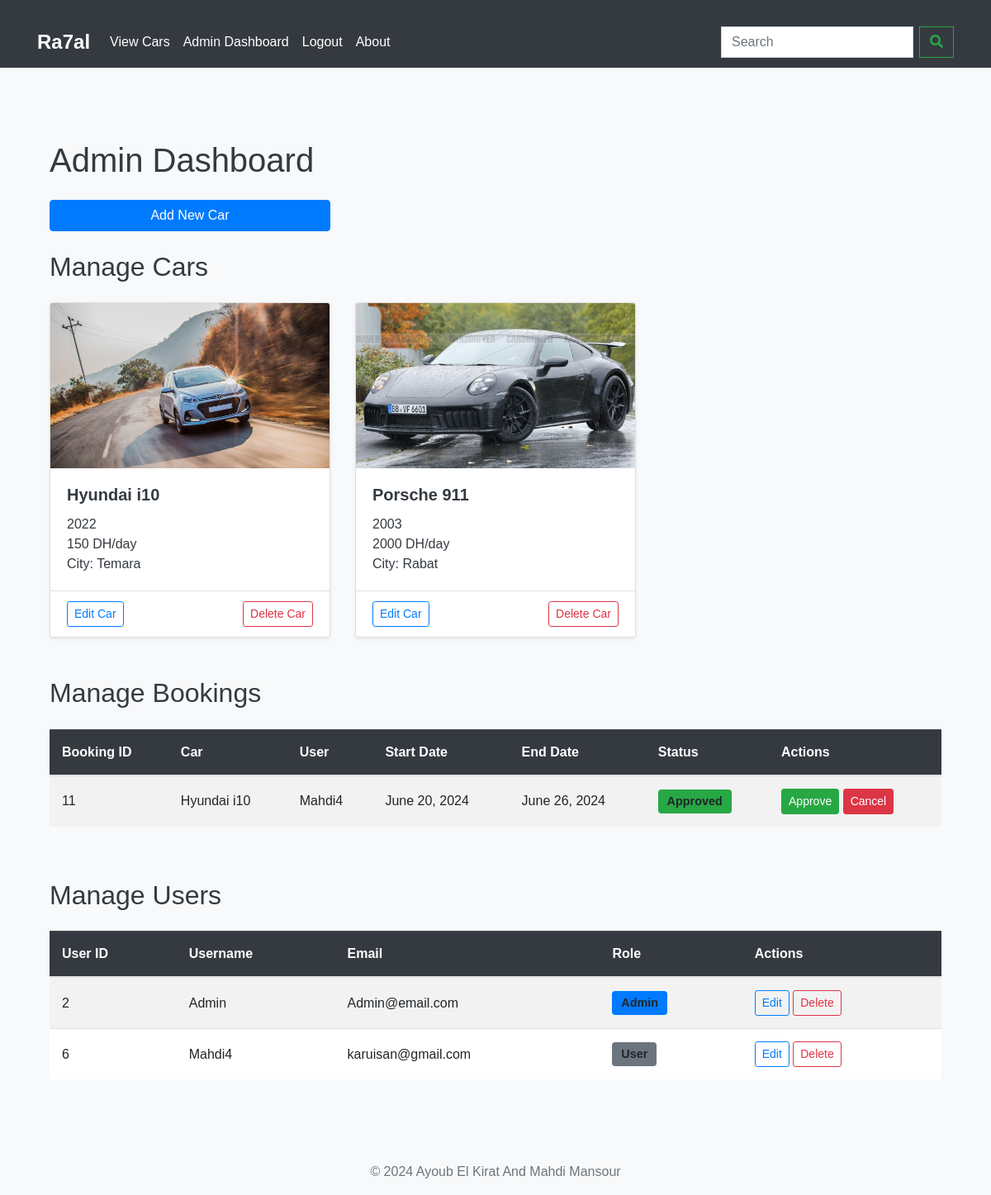
The app's page /admin_dashboard/ (signed in), older data.
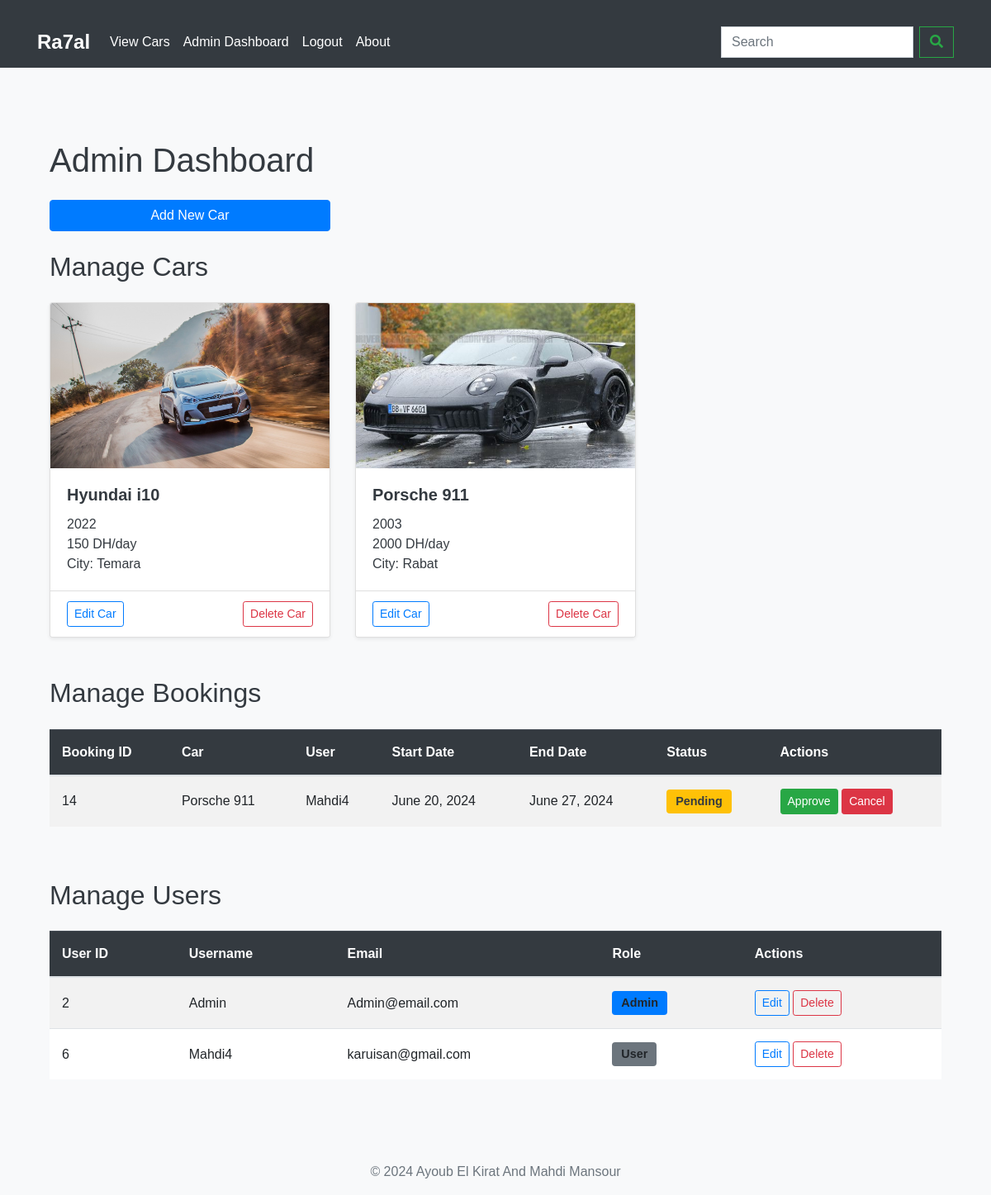
The same page, newer data.
### base/models.py (models this page shows, shortened)
class Car(models.Model):
    id = models.AutoField(primary_key=True)
    name = models.CharField(max_length=100)
    model = models.CharField(max_length=100)
    year = models.IntegerField()
    price = models.IntegerField()
    image = models.ImageField(upload_to='car_images')
    is_available = models.BooleanField(default=True)
    city = models.CharField(max_length=100)
    class Meta:
        ordering = ['name']

class Booking(models.Model):
    id = models.AutoField(primary_key=True)
    user = models.ForeignKey(User, on_delete=models.CASCADE)
    car = models.ForeignKey(Car, on_delete=models.CASCADE)
    start_date = models.DateField()
    end_date = models.DateField()
    is_approved = models.BooleanField(default=False)
    is_active = models.BooleanField(default=True)

### base/views.py (the view)
# urls.py: path('admin_dashboard/', views.admin_dashboard, name='admin_dashboard'),
@staff_member_required
def admin_dashboard(request):
    cars = Car.objects.all()
    bookings = Booking.objects.all()
    users = User.objects.all()
    return render(request, 'base/admin_dashboard.html', {'cars': cars, 'bookings': bookings, 'users': users})

### base/templates/base/admin_dashboard.html
{% extends 'base.html' %}
{% block content %}
<div class="container">
    <h1 class="mb-4">Admin Dashboard</h1>
    <div class="row mb-4">
        <div class="col-md-4">
            <a href="{% url 'add_car' %}" class="btn btn-primary btn-block">Add New Car</a>
        </div>
    </div>
    <h2 class="mb-4">Manage Cars</h2>
    <div class="row row-cols-1 row-cols-md-3 g-4">
        {% for car in cars %}
        <div class="col">
            <div class="card h-100 shadow-sm">
                <div class="card-img-container">
                    <img src="{{ car.image.url }}" class="card-img-top" alt="{{ car.name }}">
                </div>
                <div class="card-body">
                    <h5 class="card-title">{{ car.name }} {{ car.model }}</h5>
                    <p class="card-text">{{ car.year }}</p>
                    <p class="card-text">{{ car.price }} DH/day</p>
                    <p class="card-text">City: {{ car.city }}</p>
                </div>
                <div class="card-footer bg-white">
                    <div class="d-flex justify-content-between align-items-center">
                        <a href="{% url 'edit_car' car.id %}" class="btn btn-outline-primary btn-sm me-2">Edit Car</a>
                        <a href="{% url 'delete_car' car.id %}" class="btn btn-outline-danger btn-sm">Delete Car</a>
                    </div>
                </div>
            </div>
        </div>
        {% endfor %}
    </div>
    <h2 class="mb-4 mt-5">Manage Bookings</h2>
    <div class="table-responsive">
        <table class="table table-striped">
            <thead class="table-dark">
                <tr>
                    <th>Booking ID</th>
                    <th>Car</th>
                    <th>User</th>
                    <th>Start Date</th>
                    <th>End Date</th>
                    <th>Status</th>
                    <th>Actions</th>
                </tr>
            </thead>
            <tbody>
                {% for booking in bookings %}
                <tr>
                    <td>{{ booking.id }}</td>
                    <td>{{ booking.car.name }} {{ booking.car.model }}</td>
                    <td>{{ booking.user.username }}</td>
                    <td>{{ booking.start_date }}</td>
                    <td>{{ booking.end_date }}</td>
                    <td>
                        {% if booking.is_approved %}
                            <span class="badge bg-success">Approved</span>
                        {% else %}
                            <span class="badge bg-warning text-dark">Pending</span>
                        {% endif %}
                    </td>
                    <td>
                        <a href="{% url 'approve_booking' booking.id %}" class="btn btn-success btn-sm me-2">Approve</a>
                        <a href="{% url 'cancel_booking_admin' booking.id %}" class="btn btn-danger btn-sm">Cancel</a>
                    </td>
                </tr>
                {% endfor %}
            </tbody>
        </table>
    </div>
    <h2 class="mb-4 mt-5">Manage Users</h2>
    <div class="table-responsive">
        <table class="table table-striped">
            <thead class="table-dark">
                <tr>
                    <th>User ID</th>
                    <th>Username</th>
                    <th>Email</th>
                    <th>Role</th>
                    <th>Actions</th>
                </tr>
            </thead>
            <tbody>
                {% for user in users %}
                <tr>
                    <td>{{ user.id }}</td>
                    <td>{{ user.username }}</td>
                    <td>{{ user.email }}</td>
                    <td>
                        {% if user.is_staff %}
                            <span class="badge bg-primary">Admin</span>
                        {% else %}
                            <span class="badge bg-secondary">User</span>
                        {% endif %}
                    </td>
                    <td>
                        <a href="{% url 'edit_user' user.id %}" class="btn btn-outline-primary btn-sm me-2">Edit</a>
                        <a href="{% url 'delete_user' user.id %}" class="btn btn-outline-danger btn-sm">Delete</a>
                    </td>
                </tr>
                {% endfor %}
            </tbody>
        </table>
    </div>
</div>
{% endblock %}

### base/templates/base.html (shortened to what this page needs)
{% load static %}
<!DOCTYPE html>
<html lang="en">
<head>
    <link rel="stylesheet" href="https://stackpath.bootstrapcdn.com/bootstrap/4.5.2/css/bootstrap.min.css">
    <link rel="stylesheet" href="https://cdnjs.cloudflare.com/ajax/libs/font-awesome/5.15.1/css/all.min.css">
    <link rel="stylesheet" href="{% static 'styles.css' %}">
</head>
<body>
    {% include 'navbar.html' %}
    <div class="container mt-5 mb-5">
        {% block content %}
        {% endblock %}
    </div>
    <footer class="footer mt-auto py-3 bg-light">
        <div class="container text-center">
            <span class="text-muted">© 2024 Ayoub El Kirat And Mahdi Mansour</span>
        </div>
    </footer>
</body>
</html>

### base/templates/navbar.html (shortened to what this page needs)
    <nav class="navbar navbar-expand-lg navbar-dark bg-dark">
        <div class="container">
            <a class="navbar-brand" href="{% url 'home' %}">Ra7al</a>
            <div class="collapse navbar-collapse" id="navbarNav">
                <ul class="navbar-nav mr-auto">
                    <li class="nav-item">
                        <a class="nav-link" href="{% url 'view_cars' %}">View Cars</a>
                    </li>
                    {% if user.is_authenticated %}
                        {% if user.is_staff %}
                            <li class="nav-item">
                                <a class="nav-link" href="{% url 'admin_dashboard' %}">Admin Dashboard</a>
                            </li>
                        {% endif %}
                        <li class="nav-item">
                            <a class="nav-link" href="{% url 'signout' %}">Logout</a>
                        </li>
                    {% endif %}
                    <li class="nav-item">
                        <a class="nav-link" href="{% url 'about' %}">About</a>
                    </li>
                </ul>
                <form class="form-inline my-2 my-lg-0" action="{% url 'search' %}" method="GET">
                    <div class="input-group">
                        <input class="form-control mr-sm-2" type="search" placeholder="Search" aria-label="Search" name="q" value="{{ request.GET.q }}">
                        <div class="input-group-append">
                            <button class="btn btn-outline-success" type="submit">
                                <i class="fas fa-search"></i>
                            </button>
                        </div>
                    </div>
                </form>
            </div>
        </div>
    </nav>

### static/styles.css (style rules this page uses)
body, h1, h2, h3, h4, h5, h6, p { margin: 0; padding: 0; font-family: 'Arial', sans-serif; }
body { font-family: 'Arial', sans-serif; background-color: #f8f9fa; color: #343a40; min-height: 100vh; display: flex; flex-direction: column; }
.container { margin-top: 20px; flex: 1; }
.navbar { margin-bottom: 20px; }
.navbar-brand { font-size: 1.5rem; font-weight: bold; }
.nav-link { color: #ffffff !important; }
.footer { background-color: #343a40; color: #ffffff; padding: 10px 0; text-align: center; }
.btn-primary, .btn-outline-primary { transition: background-color 0.3s, color 0.3s; }
.btn-outline-danger { transition: background-color 0.3s, color 0.3s; }
.form-control { border-radius: 0.25rem; }
.card { height: 100%; display: flex; flex-direction: column; justify-content: space-between; }
.card-title { font-size: 1.25rem; font-weight: bold; }
.card-img-container { width: 100%; height: 200px; overflow: hidden; flex-shrink: 0; }
.card-img-top { width: 100%; height: 100%; object-fit: cover; }
.table { background-color: #ffffff; }
.table th { background-color: #343a40; color: #ffffff; }
.table td, .table th { padding: 15px; vertical-align: middle; }
.mb-4, .my-4 { margin-bottom: 1.5rem !important; }
.mt-5, .my-5 { margin-top: 3rem !important; }
.mb-5, .my-5 { margin-bottom: 3rem !important; }
.input-group .form-control { border-radius: 0; }
.input-group .input-group-append .btn { border-radius: 0; }
.input-group { width: 100%; }
@media (min-width: 992px) { .input-group { width: auto; } }
.badge { padding: 0.5em 0.75em; font-size: 0.9em; }
.btn-block { display: block; width: 100%; }

Row changes from the older to the newer data that the page shows:
removed Booking: id "11", car.name "Hyundai", car.model "i10", user.username "Mahdi4", start_date "June 20, 2024", end_date "June 26, 2024", is_approved "Approved"
added Booking: id "14", car.name "Porsche", car.model "911", user.username "Mahdi4", start_date "June 20, 2024", end_date "June 27, 2024", is_approved "Pending"
